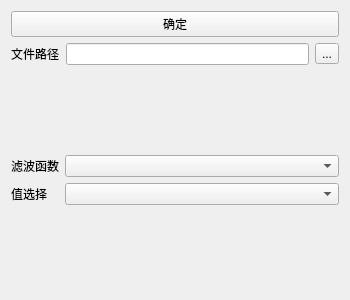
<?xml version="1.0" encoding="UTF-8"?>
<ui version="4.0">
 <class>Pre_show</class>
 <widget class="QWidget" name="Pre_show">
  <property name="geometry">
   <rect>
    <x>0</x>
    <y>0</y>
    <width>350</width>
    <height>300</height>
   </rect>
  </property>
  <property name="windowTitle">
   <string>Form</string>
  </property>
  <layout class="QVBoxLayout" name="verticalLayout" stretch="1,1,3">
   <item>
    <widget class="QPushButton" name="pushButton">
     <property name="text">
      <string>确定</string>
     </property>
    </widget>
   </item>
   <item>
    <layout class="QHBoxLayout" name="horizontalLayout_2">
     <item>
      <widget class="QLabel" name="label_3">
       <property name="text">
        <string>文件路径</string>
       </property>
      </widget>
     </item>
     <item>
      <widget class="QLineEdit" name="FilePath_lineEdit"/>
     </item>
     <item>
      <widget class="QToolButton" name="toolButton">
       <property name="text">
        <string>...</string>
       </property>
      </widget>
     </item>
    </layout>
   </item>
   <item>
    <layout class="QFormLayout" name="formLayout">
     <property name="labelAlignment">
      <set>Qt::AlignLeading|Qt::AlignLeft|Qt::AlignVCenter</set>
     </property>
     <property name="formAlignment">
      <set>Qt::AlignLeading|Qt::AlignLeft|Qt::AlignVCenter</set>
     </property>
     <item row="0" column="0">
      <widget class="QLabel" name="label">
       <property name="text">
        <string>滤波函数</string>
       </property>
      </widget>
     </item>
     <item row="0" column="1">
      <widget class="QComboBox" name="Pre_ComboBox"/>
     </item>
     <item row="1" column="0">
      <widget class="QLabel" name="label_2">
       <property name="text">
        <string>值选择</string>
       </property>
      </widget>
     </item>
     <item row="1" column="1">
      <widget class="QComboBox" name="Valchoose_ComboBox"/>
     </item>
    </layout>
   </item>
  </layout>
 </widget>
 <resources/>
 <connections/>
</ui>
